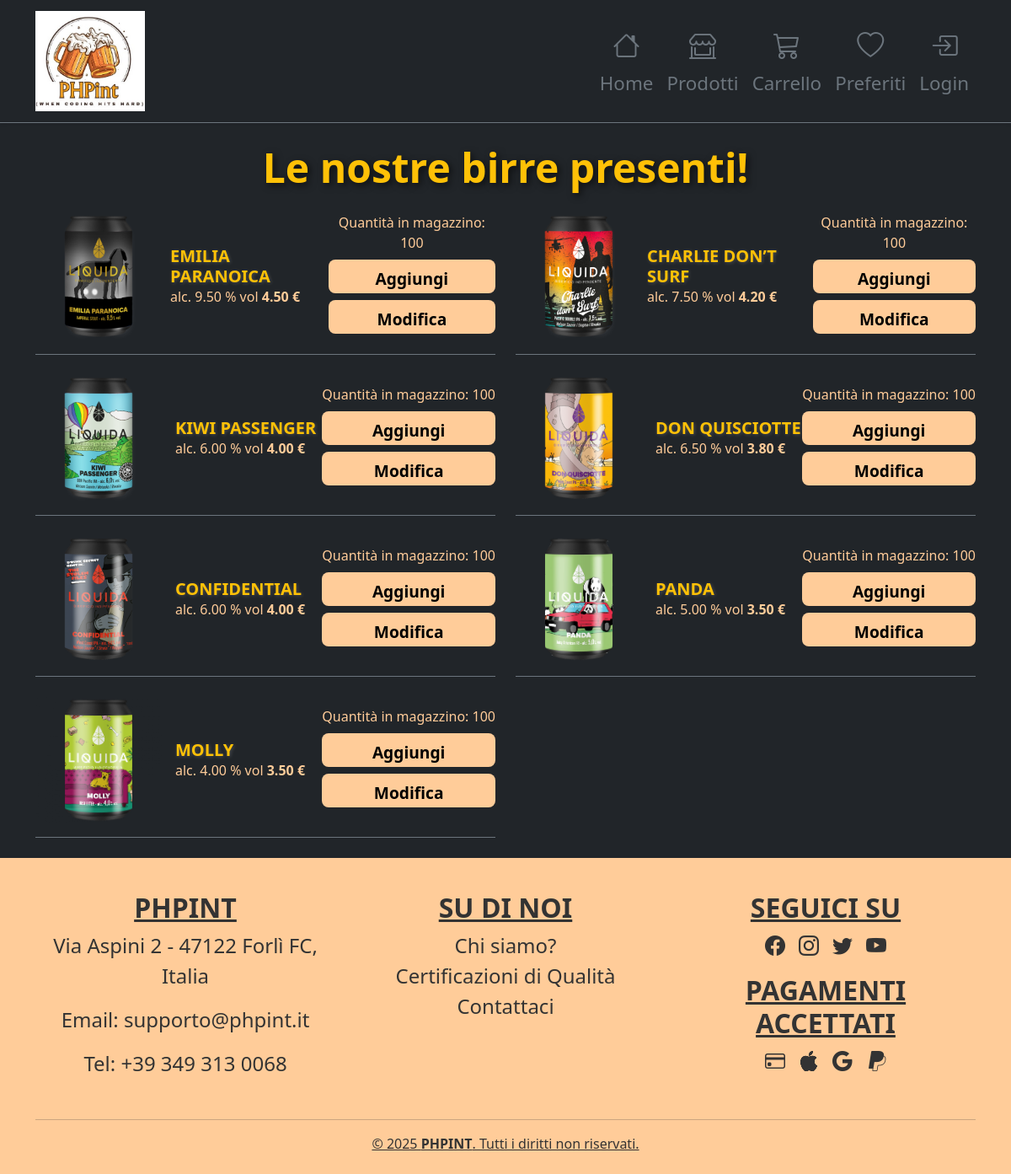
/gestioneprodotti.php, run on an earlier commit of the app's database.
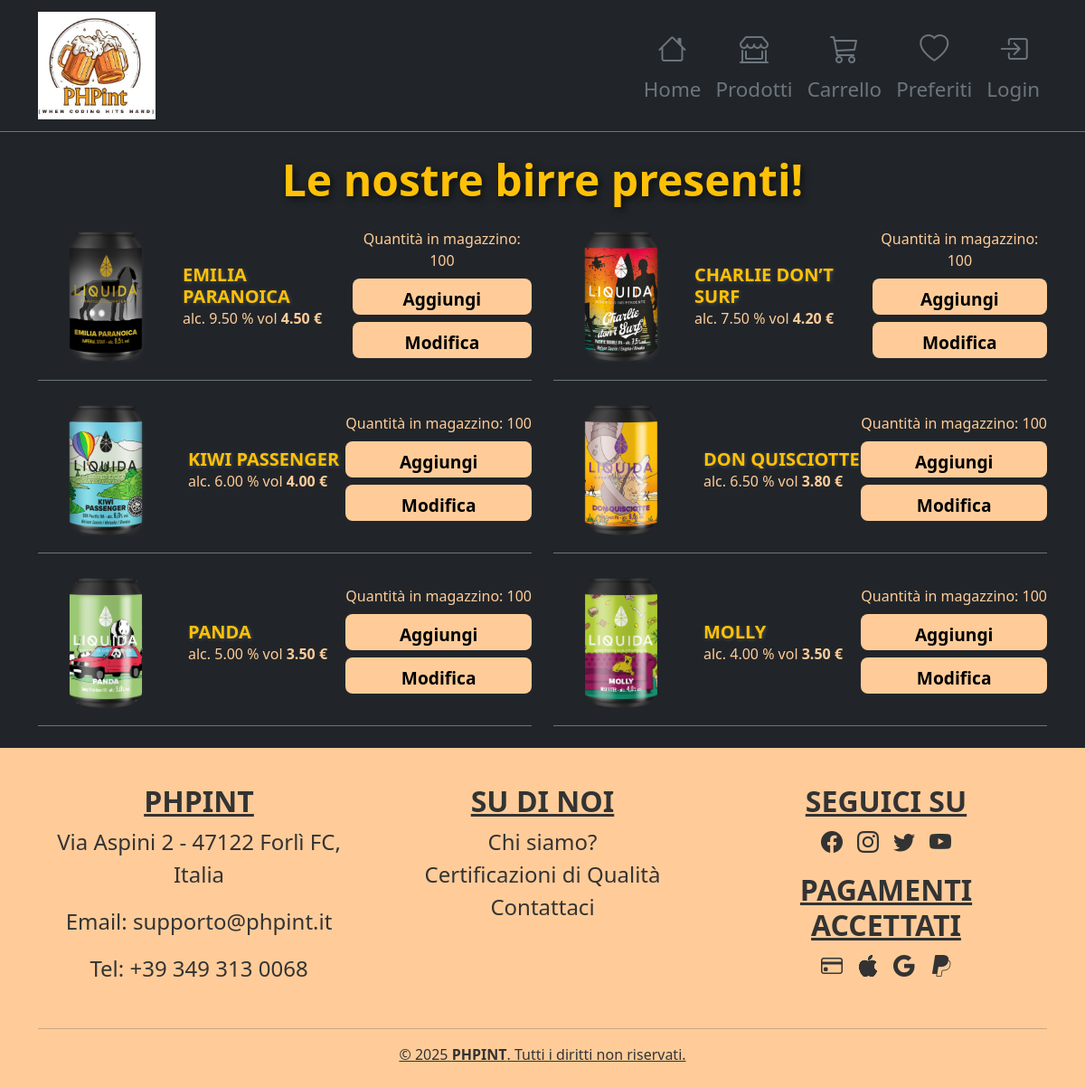
And on a later commit of the database.
### tables this page shows
CREATE TABLE PRODOTTO (
    codProdotto INT NOT NULL,
    codInfo INT NOT NULL,
    nome VARCHAR(100) NOT NULL,
    alc DECIMAL(5, 2),
    descrizione TEXT,
    listaIngredienti TEXT,
    prezzo DECIMAL(10, 2) NOT NULL,
    quantitaMagazzino INT NOT NULL,
    immagine VARCHAR(255),
    glutenFree BOOLEAN NOT NULL DEFAULT FALSE,
    CONSTRAINT ID_PRODOTTO_ID PRIMARY KEY (codProdotto),
    CONSTRAINT SID_PRODO_INFO__ID UNIQUE (codInfo)
);

### gestioneprodotti.php (called while the page is built)
<?php
require_once 'bootstrap.php';
$templateParams["titolo"] = "PHPint - Gestione Prootti";
$templateParams["nome"] = "productmanagement.php";
$templateParams["birre"] = $dbh->getAllBeers();
require 'template/base.php';

### db/database.php (called while the page is built, shortened)
<?php
class DatabaseHelper
{
    private $db;
    public function __construct($servername, $username, $password, $dbname, $port)
    {
        $this->db = new mysqli($servername, $username, $password, $dbname, $port);
    }
    public function getAllBeers()
    {
        $query = "SELECT * FROM PRODOTTO";
        $stmt = $this->db->prepare($query);
        $stmt->execute();
        $result = $stmt->get_result();
        return $result->fetch_all(MYSQLI_ASSOC);
    }
}

### bootstrap.php (called while the page is built, shortened)
<?php
require_once("utils/functions.php");
require_once("db/database.php");
$dbh = new DatabaseHelper("localhost", "root", "", "er_2phpint", 3307);

### template/productmanagement.php (the view, shortened to what this page needs)
<main>
    <div class="container py-4">
        <div class="text-center mb-4">
            <h1 class="text-warning">Le nostre birre presenti!</h1>
        </div>
        <div class="row row-cols-1 row-cols-md-2 g-4">
            <?php foreach ($templateParams["birre"] as $birra): ?>
                <div class="col">
                    <div class="d-flex align-items-center border-bottom border-secondary pb-3">
                        <form action="prodotto_in_dettaglio.php" method="POST" class="d-inline">
                            <button type="submit" style="border: none; background: none; padding: 0;">
                                <img src="img/beers/<?php echo $birra["immagine"]; ?>" alt="<?php echo $birra["nome"]; ?>"
                                    class="img-fluid me-3" style="width: 150px;" />
                            </button>
                        </form>
                        <div>
                            <h2 class="m-0 fs-5 text-warning"><?php echo $birra["nome"]; ?></h2>
                            <p class="m-0 fs-6">alc. <?php echo $birra["alc"]; ?> % vol</p>
                            <p class="m-0 fw-bold fs-6"><?php echo $birra["prezzo"]; ?> €</p>
                        </div>
                        <div class="ms-auto d-flex flex-column align-items-stretch">
                            <label for="quantity-<?php echo $birra['codProdotto']; ?>" class="form-label text-center">Quantità in magazzino: <?php echo $birra["quantitaMagazzino"]; ?></label>
                            <button class="btn btn-sm mb-2" style="height: 40px; font-weight: bold; padding: 0.5rem;"
                                data-bs-toggle="modal" data-bs-target="#aggiuntaBirraModal-<?php echo $birra['codProdotto']; ?>">Aggiungi</button>
                            <button class="btn btn-sm mb-2 w-100" style="height: 40px; font-weight: bold; padding: 0.5rem;"
                                data-bs-toggle="modal" data-bs-target="#modificaProdottoModal-<?php echo $birra['codProdotto']; ?>">Modifica</button>
                        </div>
                    </div>
                </div>
            <?php endforeach; ?>
        </div>
    </div>
</main>

### template/base.php (shortened to what this page needs)
<!DOCTYPE html>
<html lang="it">
<head>
    <link href="https://cdn.jsdelivr.net/npm/bootstrap@5.3.2/dist/css/bootstrap.min.css" rel="stylesheet">
    <link href="https://cdnjs.cloudflare.com/ajax/libs/bootstrap-icons/1.10.5/font/bootstrap-icons.min.css"
        rel="stylesheet" />
    <link href="css/base_style.css" rel="stylesheet" />
</head>
<body class="bg-dark">
    <nav class="navbar navbar-expand-lg navbar-dark bg-dark shadow-sm border-bottom border-secondary">
        <div class="container">
            <a class="navbar-brand d-flex align-items-center" href="paginainformativa.php">
                <img src="img/logo1.jpg" alt="PHPint Logo" width="130" class="me-2">
            </a>
            <div class="collapse navbar-collapse" id="navbarNav">
                <ul class="navbar-nav ms-auto align-items-center">
                    <li class="nav-item text-center">
                        <a class=" <?php isActive("homepage.php"); ?> nav-link text-secondary d-flex flex-column align-items-center"
                            href="homepage.php">
                            <em class="bi bi-house"></em>
                            <span>Home</span>
                        </a>
                    </li>
                    <li class="nav-item text-center">
                        <a class=" <?php isActive("catalogo_prodotti.php"); ?> nav-link text-secondary d-flex flex-column align-items-center"
                            href="catalogo_prodotti.php">
                            <em class="bi bi-shop-window"></em>
                            <span>Prodotti</span>
                        </a>
                    </li>
                    <?php if (!isset($_SESSION["username"]) || $_SESSION["username"] != $_SESSION["venditore"]["username"]): ?>
                        <li class="nav-item text-center">
                            <a class=" <?php isActive("carrello.php"); ?> nav-link text-secondary d-flex flex-column align-items-center" href="carrello.php">
                                <em class="bi bi-cart3"></em>
                                <span>Carrello</span>
                            </a>
                        </li>
                        <li class="nav-item text-center">
                            <a class=" <?php isActive("preferiti.php"); ?> nav-link text-secondary d-flex flex-column align-items-center" href="preferiti.php">
                                <em class="bi bi-heart"></em>
                                <span>Preferiti</span>
                            </a>
                        </li>
                    <?php endif; ?>
                    <?php if (!isset($_SESSION["username"])): ?>
                        <li class="nav-item text-center">
                            <a class=" <?php isActive("login.php"); ?> nav-link text-secondary d-flex flex-column align-items-center" href="login.php">
                                <em class="bi bi-box-arrow-in-right"></em>
                                <span>Login</span>
                            </a>
                        </li>
                    <?php endif; ?>
                </ul>
            </div>
        </div>
    </nav>
    <?php if (isset($templateParams["nome"])) {
        require($templateParams["nome"]);
    }
    ?>
    <footer class="py-4" style="background-color: #FFCC99;">
        <div class="container">
            <div class="row text-center mt-3">
                <div class="col-md-4 mb-3">
                    <h3 class="fw-bold" style="color: #333333;">PHPINT</h3>
                    <p style="color: #333333;">Via Aspini 2 - 47122 Forlì FC, Italia</p>
                    <p style="color: #333333;">Email: supporto@phpint.it</p>
                    <p style="color: #333333;">Tel: +39 349 313 0068</p>
                </div>
                <div class="col-md-4 mb-3">
                    <h3 class="fw-bold" style="color: #333333;">SU DI NOI</h3>
                    <ul class="list-unstyled">
                        <li><a href="paginainformativa.php#chi-siamo" class="text-decoration-none"
                                style="color: #333333; text-decoration: underline;">Chi siamo?</a></li>
                        <li><a href="paginainformativa.php#certificazioni" class="text-decoration-none"
                                style="color: #333333; text-decoration: underline;">Certificazioni di Qualità</a></li>
                        <li><a href="paginainformativa.php#contatti" class="text-decoration-none"
                                style="color: #333333; text-decoration: underline;">Contattaci</a></li>
                    </ul>
                </div>
                <div class="col-md-4">
                    <h3 class="fw-bold" style="color: #333333;">SEGUICI SU</h3>
                    <div class="d-flex justify-content-center mb-3">
                        <a href="#" class="mx-2" style="color: #333333; font-size: 1.5rem;" title="Facebook">
                            <em class="bi bi-facebook" aria-hidden="true"></em>
                        </a>
                        <a href="#" class="mx-2" style="color: #333333; font-size: 1.5rem;" title="Instagram">
                            <em class="bi bi-instagram" aria-hidden="true"></em>
                        </a>
                        <a href="#" class="mx-2" style="color: #333333; font-size: 1.5rem;" title="Twitter">
                            <em class="bi bi-twitter" aria-hidden="true"></em>
                        </a>
                        <a href="#" class="mx-2" style="color: #333333; font-size: 1.5rem;" title="YouTube">
                            <em class="bi bi-youtube" aria-hidden="true"></em>
                        </a>
                    </div>
                    <h3 class="fw-bold" style="color: #333333;">PAGAMENTI ACCETTATI</h3>
                    <div class="d-flex justify-content-center">
                        <em class="bi bi-credit-card mx-2" style="color: #333333; font-size: 1.5rem;"></em>
                        <em class="bi bi-apple mx-2" style="color: #333333; font-size: 1.5rem;"></em>
                        <em class="bi bi-google mx-2" style="color: #333333; font-size: 1.5rem;"></em>
                        <em class="bi bi-paypal mx-2" style="color: #333333; font-size: 1.5rem;"></em>
                    </div>
                </div>
            </div>
            <hr style="border-color: #333333;">
            <div class="text-center" style="color: #333333;">
                © 2025 <strong>PHPINT</strong>. Tutti i diritti non riservati.
            </div>
        </div>
    </footer>
</body>
</html>

### utils/functions.php (shortened to what this page needs)
<?php
function isActive($pagename)
{
    if (basename($_SERVER['PHP_SELF']) == $pagename) {
        echo "active";
    }
}

### css/base_style.css (style rules this page uses)
body { display: flex; flex-direction: column; color: #FFCC99; min-height: 100vh; margin: 0; background-color: #333333; }
main, main label { flex-grow: 1; color: #FFCC99; }
body main h1 { font-size: 3rem; font-weight: bold; text-shadow: 3px 3px 8px rgba(0, 0, 0, 0.6); color: #ffcc00; line-height: 1.2; }
body main h2 { text-shadow: 1px 1px 4px rgba(255, 255, 255, 0.2); margin-bottom: 2rem; color: #ffcc00; font-weight: bold; }
body p, body a { display: inline-flex; flex-direction: column; align-items: center; justify-content: center; font-size: 1.5rem; color: #FFCC99; }
body a span { font-size: 1.4rem; }
h3 { font-size: clamp(1rem, 3vw, 2rem); line-height: 1.2; }
footer { padding: 20px 10px; background-color: #FFCC99; color: #333333; text-align: center; margin-top: auto; text-decoration: underline !important; }
button.btn { background-color: #FFCC99; color: #000; border-radius: 8px; font-weight: 700; font-size: 1.2rem; padding: 0.8rem 1.5rem; transition: background-color 0.3s ease, transform 0.2s ease; }
.nav-link { display: flex; flex-direction: column; align-items: center; font-size: 1.6rem; color: #FFCC99; transition: color 0.3s ease, transform 0.2s ease; }
.nav-link em { font-size: 2rem; margin-bottom: 0.2rem; transition: color 0.3s ease, transform 0.2s ease; }
.nav-link span { font-size: 1.4rem; transition: color 0.3s ease, transform 0.2s ease; }

What changed in the data, as far as the page shows it:
removed prodotto: shows a picture, nome "CONFIDENTIAL", alc "6.00", prezzo "4.00", quantitaMagazzino "100"
